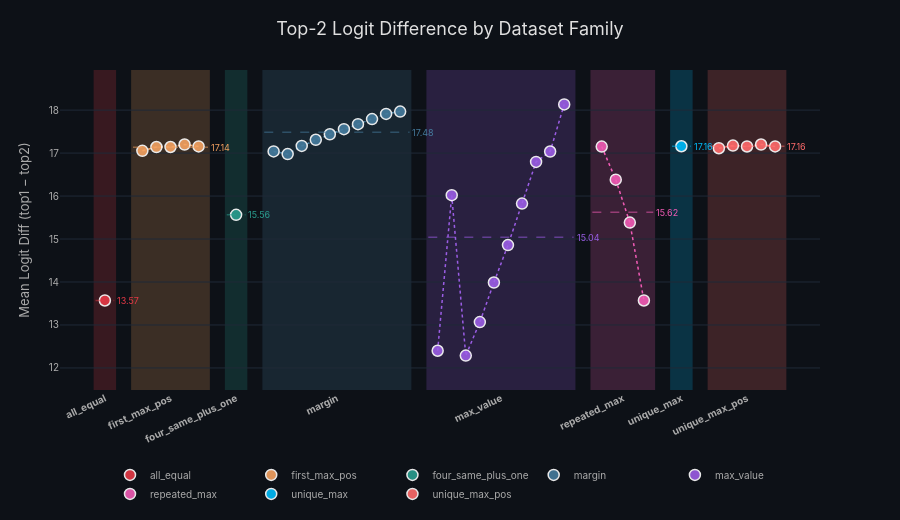

Notebook code for this chart:
### Code cell
plot_logit_diffs(logit_diffs, FAMILY_GROUPS, FAMILY_GROUP_LABELS)

### Figure 1 — Plotly figure (JSON) as saved in the notebook; plotly's stock layout.template omitted (floating-point values rounded to 4 significant figures)
{"data": [{"hovertemplate": "%{text}<extra></extra>", "marker": {"color": "#E63946", "line": {"color": "white", "width": 1.5}, "opacity": 0.9, "size": 11, "symbol": "circle"}, "mode": "markers", "name": "all_equal", "text": ["<b>all_equal</b><br>logit diff: 13.570"], "type": "scatter", "x": [0], "y": [13.57]}, {"hoverinfo": "skip", "line": {"color": "#F4A261", "dash": "dot", "width": 1.5}, "mode": "lines", "showlegend": false, "type": "scatter", "x": [2, 2.75, 3.5, 4.25, 5], "y": [17.05, 17.14, 17.14, 17.2, 17.15]}, {"hovertemplate": "%{text}<extra></extra>", "marker": {"color": "#F4A261", "line": {"color": "white", "width": 1.5}, "opacity": 0.9, "size": 11, "symbol": "circle"}, "mode": "markers", "name": "first_max_pos", "text": ["<b>first_max_pos_0</b><br>logit diff: 17.053", "<b>first_max_pos_1</b><br>logit diff: 17.141", "<b>first_max_pos_2</b><br>logit diff: 17.142", "<b>first_max_pos_3</b><br>logit diff: 17.199", "<b>first_max_pos_4</b><br>logit diff: 17.155"], "type": "scatter", "x": [2, 2.75, 3.5, 4.25, 5], "y": [17.05, 17.14, 17.14, 17.2, 17.15]}, {"hovertemplate": "%{text}<extra></extra>", "marker": {"color": "#2A9D8F", "line": {"color": "white", "width": 1.5}, "opacity": 0.9, "size": 11, "symbol": "circle"}, "mode": "markers", "name": "four_same_plus_one", "text": ["<b>four_same_plus_one</b><br>logit diff: 15.563"], "type": "scatter", "x": [7], "y": [15.56]}, {"hoverinfo": "skip", "line": {"color": "#457B9D", "dash": "dot", "width": 1.5}, "mode": "lines", "showlegend": false, "type": "scatter", "x": [9, 9.75, 10.5, 11.25, 12, 12.75, 13.5, 14.25, 15, 15.75], "y": [17.04, 16.98, 17.17, 17.31, 17.44, 17.56, 17.67, 17.79, 17.91, 17.97]}, {"hovertemplate": "%{text}<extra></extra>", "marker": {"color": "#457B9D", "line": {"color": "white", "width": 1.5}, "opacity": 0.9, "size": 11, "symbol": "circle"}, "mode": "markers", "name": "margin", "text": ["<b>margin_0</b><br>logit diff: 17.039", "<b>margin_1</b><br>logit diff: 16.976", "<b>margin_2</b><br>logit diff: 17.167", "<b>margin_3</b><br>logit diff: 17.309", "<b>margin_4</b><br>logit diff: 17.438", "<b>margin_5</b><br>logit diff: 17.558", "<b>margin_6</b><br>logit diff: 17.673", "<b>margin_7</b><br>logit diff: 17.791", "<b>margin_8</b><br>logit diff: 17.911", "<b>margin_9</b><br>logit diff: 17.966"], "type": "scatter", "x": [9, 9.75, 10.5, 11.25, 12, 12.75, 13.5, 14.25, 15, 15.75], "y": [17.04, 16.98, 17.17, 17.31, 17.44, 17.56, 17.67, 17.79, 17.91, 17.97]}, {"hoverinfo": "skip", "line": {"color": "#9B5DE5", "dash": "dot", "width": 1.5}, "mode": "lines", "showlegend": false, "type": "scatter", "x": [17.75, 18.5, 19.25, 20, 20.75, 21.5, 22.25, 23, 23.75, 24.5], "y": [12.4, 16.02, 12.29, 13.07, 13.99, 14.86, 15.82, 16.8, 17.04, 18.13]}, {"hovertemplate": "%{text}<extra></extra>", "marker": {"color": "#9B5DE5", "line": {"color": "white", "width": 1.5}, "opacity": 0.9, "size": 11, "symbol": "circle"}, "mode": "markers", "name": "max_value", "text": ["<b>max_value_0</b><br>logit diff: 12.400", "<b>max_value_1</b><br>logit diff: 16.020", "<b>max_value_2</b><br>logit diff: 12.287", "<b>max_value_3</b><br>logit diff: 13.067", "<b>max_value_4</b><br>logit diff: 13.987", "<b>max_value_5</b><br>logit diff: 14.858", "<b>max_value_6</b><br>logit diff: 15.825", "<b>max_value_7</b><br>logit diff: 16.795", "<b>max_value_8</b><br>logit diff: 17.037", "<b>max_value_9</b><br>logit diff: 18.134"], "type": "scatter", "x": [17.75, 18.5, 19.25, 20, 20.75, 21.5, 22.25, 23, 23.75, 24.5], "y": [12.4, 16.02, 12.29, 13.07, 13.99, 14.86, 15.82, 16.8, 17.04, 18.13]}, {"hoverinfo": "skip", "line": {"color": "#F15BB5", "dash": "dot", "width": 1.5}, "mode": "lines", "showlegend": false, "type": "scatter", "x": [26.5, 27.25, 28, 28.75], "y": [17.15, 16.38, 15.38, 13.57]}, {"hovertemplate": "%{text}<extra></extra>", "marker": {"color": "#F15BB5", "line": {"color": "white", "width": 1.5}, "opacity": 0.9, "size": 11, "symbol": "circle"}, "mode": "markers", "name": "repeated_max", "text": ["<b>repeated_max_2</b><br>logit diff: 17.152", "<b>repeated_max_3</b><br>logit diff: 16.382", "<b>repeated_max_4</b><br>logit diff: 15.382", "<b>repeated_max_5</b><br>logit diff: 13.570"], "type": "scatter", "x": [26.5, 27.25, 28, 28.75], "y": [17.15, 16.38, 15.38, 13.57]}, {"hovertemplate": "%{text}<extra></extra>", "marker": {"color": "#00BBF9", "line": {"color": "white", "width": 1.5}, "opacity": 0.9, "size": 11, "symbol": "circle"}, "mode": "markers", "name": "unique_max", "text": ["<b>unique_max</b><br>logit diff: 17.159"], "type": "scatter", "x": [30.75], "y": [17.16]}, {"hoverinfo": "skip", "line": {"color": "#FF6B6B", "dash": "dot", "width": 1.5}, "mode": "lines", "showlegend": false, "type": "scatter", "x": [32.75, 33.5, 34.25, 35, 35.75], "y": [17.11, 17.17, 17.15, 17.2, 17.15]}, {"hovertemplate": "%{text}<extra></extra>", "marker": {"color": "#FF6B6B", "line": {"color": "white", "width": 1.5}, "opacity": 0.9, "size": 11, "symbol": "circle"}, "mode": "markers", "name": "unique_max_pos", "text": ["<b>unique_max_pos_0</b><br>logit diff: 17.113", "<b>unique_max_pos_1</b><br>logit diff: 17.175", "<b>unique_max_pos_2</b><br>logit diff: 17.154", "<b>unique_max_pos_3</b><br>logit diff: 17.199", "<b>unique_max_pos_4</b><br>logit diff: 17.155"], "type": "scatter", "x": [32.75, 33.5, 34.25, 35, 35.75], "y": [17.11, 17.17, 17.15, 17.2, 17.15]}], "layout": {"annotations": [{"font": {"color": "#E63946", "size": 9}, "showarrow": false, "text": "13.57", "x": 0.55, "xanchor": "left", "y": 13.57}, {"font": {"color": "#F4A261", "size": 9}, "showarrow": false, "text": "17.14", "x": 5.55, "xanchor": "left", "y": 17.14}, {"font": {"color": "#2A9D8F", "size": 9}, "showarrow": false, "text": "15.56", "x": 7.55, "xanchor": "left", "y": 15.56}, {"font": {"color": "#457B9D", "size": 9}, "showarrow": false, "text": "17.48", "x": 16.3, "xanchor": "left", "y": 17.48}, {"font": {"color": "#9B5DE5", "size": 9}, "showarrow": false, "text": "15.04", "x": 25.05, "xanchor": "left", "y": 15.04}, {"font": {"color": "#F15BB5", "size": 9}, "showarrow": false, "text": "15.62", "x": 29.3, "xanchor": "left", "y": 15.62}, {"font": {"color": "#00BBF9", "size": 9}, "showarrow": false, "text": "17.16", "x": 31.3, "xanchor": "left", "y": 17.16}, {"font": {"color": "#FF6B6B", "size": 9}, "showarrow": false, "text": "17.16", "x": 36.3, "xanchor": "left", "y": 17.16}], "font": {"color": "#aaaaaa", "family": "Inter, sans-serif", "size": 11}, "height": 520, "hoverlabel": {"bgcolor": "#1f2937", "bordercolor": "#444", "font": {"color": "white", "size": 12}}, "legend": {"bgcolor": "rgba(0,0,0,0)", "font": {"size": 10}, "orientation": "h", "x": 0.5, "xanchor": "center", "y": -0.22}, "margin": {"b": 100, "l": 60, "r": 80, "t": 70}, "paper_bgcolor": "#0d1117", "plot_bgcolor": "#0d1117", "shapes": [{"fillcolor": "#E63946", "layer": "below", "line": {"width": 0}, "opacity": 0.2, "type": "rect", "x0": -0.6, "x1": 0.6, "y0": 11.49, "y1": 18.93}, {"line": {"color": "#E63946", "dash": "dash", "width": 1.5}, "opacity": 0.5, "type": "line", "x0": -0.5, "x1": 0.5, "y0": 13.57, "y1": 13.57}, {"fillcolor": "#F4A261", "layer": "below", "line": {"width": 0}, "opacity": 0.2, "type": "rect", "x0": 1.4, "x1": 5.6, "y0": 11.49, "y1": 18.93}, {"line": {"color": "#F4A261", "dash": "dash", "width": 1.5}, "opacity": 0.5, "type": "line", "x0": 1.5, "x1": 5.5, "y0": 17.14, "y1": 17.14}, {"fillcolor": "#2A9D8F", "layer": "below", "line": {"width": 0}, "opacity": 0.2, "type": "rect", "x0": 6.4, "x1": 7.6, "y0": 11.49, "y1": 18.93}, {"line": {"color": "#2A9D8F", "dash": "dash", "width": 1.5}, "opacity": 0.5, "type": "line", "x0": 6.5, "x1": 7.5, "y0": 15.56, "y1": 15.56}, {"fillcolor": "#457B9D", "layer": "below", "line": {"width": 0}, "opacity": 0.2, "type": "rect", "x0": 8.4, "x1": 16.35, "y0": 11.49, "y1": 18.93}, {"line": {"color": "#457B9D", "dash": "dash", "width": 1.5}, "opacity": 0.5, "type": "line", "x0": 8.5, "x1": 16.25, "y0": 17.48, "y1": 17.48}, {"fillcolor": "#9B5DE5", "layer": "below", "line": {"width": 0}, "opacity": 0.2, "type": "rect", "x0": 17.15, "x1": 25.1, "y0": 11.49, "y1": 18.93}, {"line": {"color": "#9B5DE5", "dash": "dash", "width": 1.5}, "opacity": 0.5, "type": "line", "x0": 17.25, "x1": 25, "y0": 15.04, "y1": 15.04}, {"fillcolor": "#F15BB5", "layer": "below", "line": {"width": 0}, "opacity": 0.2, "type": "rect", "x0": 25.9, "x1": 29.35, "y0": 11.49, "y1": 18.93}, {"line": {"color": "#F15BB5", "dash": "dash", "width": 1.5}, "opacity": 0.5, "type": "line", "x0": 26, "x1": 29.25, "y0": 15.62, "y1": 15.62}, {"fillcolor": "#00BBF9", "layer": "below", "line": {"width": 0}, "opacity": 0.2, "type": "rect", "x0": 30.15, "x1": 31.35, "y0": 11.49, "y1": 18.93}, {"line": {"color": "#00BBF9", "dash": "dash", "width": 1.5}, "opacity": 0.5, "type": "line", "x0": 30.25, "x1": 31.25, "y0": 17.16, "y1": 17.16}, {"fillcolor": "#FF6B6B", "layer": "below", "line": {"width": 0}, "opacity": 0.2, "type": "rect", "x0": 32.15, "x1": 36.35, "y0": 11.49, "y1": 18.93}, {"line": {"color": "#FF6B6B", "dash": "dash", "width": 1.5}, "opacity": 0.5, "type": "line", "x0": 32.25, "x1": 36.25, "y0": 17.16, "y1": 17.16}], "title": {"font": {"color": "#E0E0E0", "family": "Inter, sans-serif", "size": 18}, "text": "Top-2 Logit Difference by Dataset Family", "x": 0.5}, "xaxis": {"showgrid": false, "showline": false, "tickangle": -25, "tickfont": {"size": 10}, "ticktext": ["<b>all_equal</b>", "<b>first_max_pos</b>", "<b>four_same_plus_one</b>", "<b>margin</b>", "<b>max_value</b>", "<b>repeated_max</b>", "<b>unique_max</b>", "<b>unique_max_pos</b>"], "tickvals": [0, 3.5, 7, 12.38, 21.12, 27.62, 30.75, 34.25], "zeroline": false}, "yaxis": {"gridcolor": "#1f2937", "gridwidth": 1, "showline": false, "tickfont": {"size": 10}, "title": {"text": "Mean Logit Diff (top1 − top2)"}, "zeroline": false}}}
